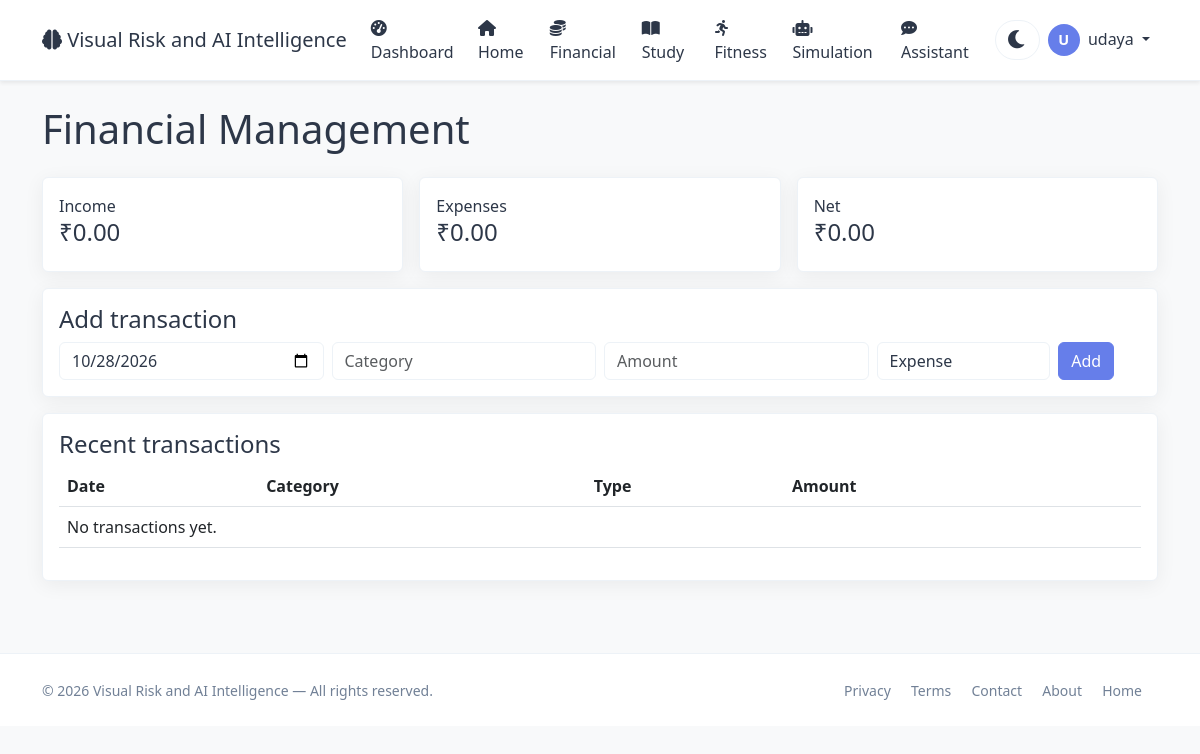
Before: /user/financial (signed in) with the older database file.
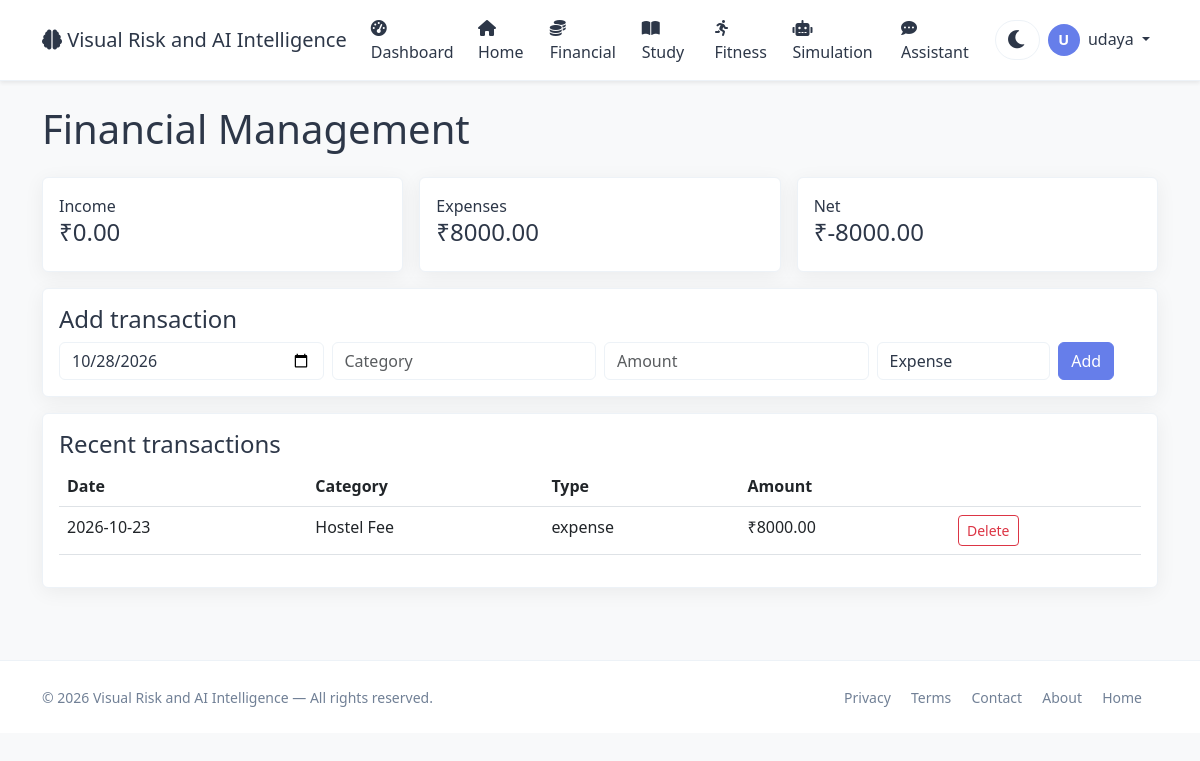
After: the same page with the newer database file.
### app.py (models this page shows, shortened)
class User(UserMixin, db.Model):
    id = db.Column(db.Integer, primary_key=True)
    username = db.Column(db.String(80), unique=True, nullable=False)
    email = db.Column(db.String(120), unique=True, nullable=False)
    password_hash = db.Column(db.String(200), nullable=False)
    age = db.Column(db.Integer, default=25)
    occupation = db.Column(db.String(100), default='Student')
    monthly_income = db.Column(db.Float, default=50000)
    monthly_expenses = db.Column(db.Float, default=35000)
    savings = db.Column(db.Float, default=100000)
    study_hours_per_week = db.Column(db.Float, default=20)
    fitness_hours_per_week = db.Column(db.Float, default=5)
    sleep_hours_per_day = db.Column(db.Float, default=7)
    created_at = db.Column(db.DateTime, default=datetime.utcnow)
    is_admin = db.Column(db.Boolean, default=False)
    transactions = db.relationship('Transaction', backref='user', lazy=True)
    study_logs = db.relationship('StudyLog', backref='user', lazy=True)
    fitness_logs = db.relationship('FitnessLog', backref='user', lazy=True)
    goals = db.relationship('Goal', backref='user', lazy=True)

class Transaction(db.Model):
    id = db.Column(db.Integer, primary_key=True)
    user_id = db.Column(db.Integer, db.ForeignKey('user.id'), nullable=False)
    date = db.Column(db.Date, nullable=False, default=datetime.utcnow)
    category = db.Column(db.String(50))
    amount = db.Column(db.Float, nullable=False)
    type = db.Column(db.String(10))

### app.py (the view, shortened to what this page needs)
@app.route('/user/financial', methods=['GET', 'POST'])
@login_required
def user_financial():
    transactions = current_user.transactions
    expense_data = [t.amount for t in transactions if t.type == 'expense']
    forecast = generate_forecast(expense_data, 6) if expense_data else []
    metrics = calculate_financial_metrics(current_user)
    category_totals = {}
    for tx in transactions:
        if tx.type == 'expense':
            category_totals[tx.category] = (
                category_totals.get(tx.category, 0) + tx.amount
            )
    categories = list(category_totals.keys())
    category_amounts = list(category_totals.values())
    recent_transactions = transactions[-10:][::-1]  # newest first
    return render_template(
        'user/financial.html',
        user=current_user,
        transactions=recent_transactions,
        forecast=forecast,
        metrics=metrics,
        categories=categories,
        category_amounts=category_amounts,
    )

### app.py (called while the page is built, shortened)
@app.context_processor
def utility_processor():
    return dict(datetime=datetime)

def generate_forecast(data, periods=6):
    if len(data) < 2:
        return [data[-1] if data else 0] * periods

def calculate_financial_metrics(user):
    income = sum(t.amount for t in user.transactions if t.type == 'income')
    expenses = sum(t.amount for t in user.transactions if t.type == 'expense')
    net = income - expenses
    rate = (net / income * 100) if income > 0 else 0
    return {
        'income': income,
        'expenses': expenses,
        'net': net,
        'rate': rate,
    }

@login_manager.user_loader
def load_user(user_id):
    return User.query.get(int(user_id))

### templates/base.html (shortened to what this page needs)
<!DOCTYPE html>
<html lang="en" data-theme="light">
<head>
    <link href="https://cdn.jsdelivr.net/npm/bootstrap@5.3.0/dist/css/bootstrap.min.css" rel="stylesheet">
    <link rel="stylesheet" href="https://cdnjs.cloudflare.com/ajax/libs/font-awesome/6.0.0/css/all.min.css">
</head>
<body>
<nav class="navbar navbar-expand-lg navbar-light bg-white shadow-sm">
    <div class="container">
        <a class="navbar-brand" href="{{ url_for('index') }}">
            <i class="fas fa-brain"></i>
            Visual Risk and AI Intelligence
        </a>
        <div class="collapse navbar-collapse" id="navbarNav">
            <ul class="navbar-nav ms-auto align-items-lg-center">
                {% if current_user.is_authenticated %}
                    <li class="nav-item">
                        <a class="nav-link" href="{{ url_for('user_dashboard') }}">
                            <i class="fas fa-tachometer-alt me-1"></i>Dashboard
                        </a>
                    </li>
                    <li class="nav-item">
                        <a class="nav-link" href="{{ url_for('index') }}">
                            <i class="fas fa-home"></i>Home
                        </a>
                    </li>
                    <li class="nav-item">
                        <a class="nav-link" href="{{ url_for('user_financial') }}">
                            <i class="fas fa-coins me-1"></i>Financial
                        </a>
                    </li>
                    <li class="nav-item">
                        <a class="nav-link" href="{{ url_for('user_study') }}">
                            <i class="fas fa-book-open me-1"></i>Study
                        </a>
                    </li>
                    <li class="nav-item">
                        <a class="nav-link" href="{{ url_for('user_fitness') }}">
                            <i class="fas fa-running me-1"></i>Fitness
                        </a>
                    </li>
                    <li class="nav-item">
                        <a class="nav-link" href="{{ url_for('user_simulation') }}">
                            <i class="fas fa-robot me-1"></i>Simulation
                        </a>
                    </li>
                    <li class="nav-item">
                        <a class="nav-link" href="{{ url_for('user_assistant') }}">
                            <i class="fas fa-comment-dots me-1"></i>Assistant
                        </a>
                    </li>
                    <li class="nav-item">
                        <button class="theme-toggle"
                                id="themeToggle"
                                aria-label="Toggle theme">
                            <i class="fas fa-moon"></i>
                        </button>
                    </li>
                    <li class="nav-item dropdown">
                        <a class="nav-link dropdown-toggle"
                           href="#"
                           id="userDropdown"
                           role="button"
                           data-bs-toggle="dropdown">
                            <span class="user-avatar">{{ current_user.username[0]|upper }}</span>
                            <span class="ms-1">{{ current_user.username }}</span>
                        </a>
                    </li>
                {% endif %}
            </ul>
        </div>
    </div>
</nav>
{% block content %}{% endblock %}
<footer class="mt-5 py-4 bg-light border-top">
    <div class="container">
        <div class="row align-items-center">
            <div class="col-md-6 text-center text-md-start">
                <span class="text-muted small">
                    © 2026 Visual Risk and AI Intelligence — All rights reserved.
                </span>
            </div>
            <div class="col-md-6 text-center text-md-end">
                <a href="{{ url_for('privacy') }}"
                   class="text-muted text-decoration-none me-3 small">Privacy</a>
                <a href="{{ url_for('terms') }}"
                   class="text-muted text-decoration-none me-3 small">Terms</a>
                <a href="{{ url_for('contact') }}"
                   class="text-muted text-decoration-none me-3 small">Contact</a>
                <a href="{{ url_for('about') }}"
                   class="text-muted text-decoration-none me-3 small">About</a>
                <a href="{{ url_for('index') }}"
                   class="text-muted text-decoration-none me-3 small">Home</a>
            </div>
        </div>
    </div>
</footer>
</body>
</html>

### templates/base.html (style rules this page uses)
:root { --bg-body: #f8f9fa; --bg-navbar: #ffffff; --bg-card: #ffffff; --text-primary: #2d3748; --text-muted: #718096; --border-color: #edf2f7; --shadow: 0 4px 20px rgba(0,0,0,0.06); --accent: #667eea; --accent-gradient: linear-gradient(135deg, #667eea, #764ba2); --bg-input: #ffffff; --bg-wrapper: #f0f4ff; --bg-hero: linear-gradient(135deg, #667eea 0%, #764ba2 100%); --dropdown-bg: #ffffff; --dropdown-text: #2d3748; --btn-bg: #667eea; --btn-hover: #5a6fd6; --badge-bg: #edf2f7; --badge-text: #4a5568; --progress-bg: #edf2f7; --progress-fill: linear-gradient(90deg, #667eea, #764ba2); }
body { background: var(--bg-body) !important; color: var(--text-primary) !important; font-family: 'Segoe UI', Tahoma, Geneva, Verdana, sans-serif; transition: background 0.3s, color 0.3s; }
.navbar { background: var(--bg-navbar) !important; border-bottom: 1px solid var(--border-color); }
.navbar-brand, .nav-link { color: var(--text-primary) !important; }
.btn-primary { background: var(--btn-bg) !important; border-color: var(--btn-bg) !important; }
.card, .glass-card, .chart-container, .predict-card, .profile-card, .goals-card, .card-glass, .chart-box, .predict-box, .activity-card { background: var(--bg-card) !important; border-color: var(--border-color) !important; color: var(--text-primary) !important; box-shadow: var(--shadow) !important; }
.bg-light, .bg-white { background: var(--bg-card) !important; }
.text-muted { color: var(--text-muted) !important; }
.form-control, .form-select { background: var(--bg-input) !important; color: var(--text-primary) !important; border-color: var(--border-color) !important; }
.table { color: var(--text-primary) !important; }
.border-top, .border-bottom { border-color: var(--border-color) !important; }
.theme-toggle { background: var(--bg-input); border: 1px solid var(--border-color); font-size: 1.3rem; color: var(--text-primary); cursor: pointer; transition: transform 0.3s; padding: 0.2rem 0.7rem; border-radius: 30px; margin-left: 0.5rem; }
.user-avatar { width: 32px; height: 32px; border-radius: 50%; background: var(--accent); color: white; display: inline-flex; align-items: center; justify-content: center; font-weight: 600; font-size: 0.9rem; }

Changed rows visible on the page:
added Transaction: date "10/28/2026", type "Expense"
Other visible differences:
form field date: "10/28/2026" → (not shown)
form field type: "Expense" → (not shown)
text no longer shown: "Financial Management Income ₹0.00 Expenses ₹0.00 Net ₹0.00 Add transaction Add Recent transactions Date Category Type Amount No transactions yet."
text now shown: "Financial Management Income ₹0.00 Expenses ₹8000.00 Net ₹-8000.00 Add transaction Add Recent transactions Date Category Type Amount 2026-10-23 Hostel Fee expense ₹8000.00 Delete"
